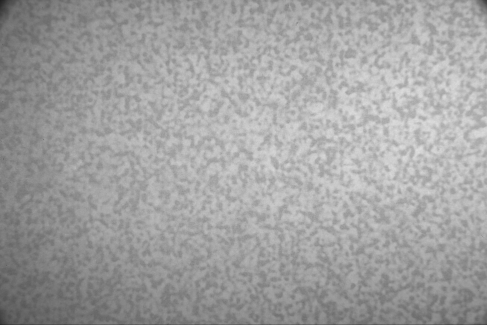
#> input picture varify/Sample7/2.tif, 487 x 325 px, found by its file name; its folder holds only this picture in this run
$ python add_midhaze.py
#> lines starting #> are read from the running program, lines starting #| are printed output that depends on the picture
import cv2, math
import numpy as np
import random
import os
def demo(img_path):
    # 图片地址和名称，默认是同一层文件地址，如有需要可更改。

    img = cv2.imread(img_path)
    img_f = img / 255.0 # 归一化
    if len(img.shape)==3:
        (row, col, chs) = img.shape
    else:
        (row, col) = img.shape
    A = 0.5  # 亮度
    beta = 0.08  # 雾的浓度
    #beta = betaa[random.randint(0,len(betaa)-1)] # 随机初始化雾的浓度
    size = math.sqrt(max(row, col))  # 雾化尺寸，可根据自己的条件进行调节，一般的范围在中心点位置但不是很大，可自己手动设置参数
    # size = 40 # 这是我自己设置的参数，效果很不错
    center = (row // 2, col // 2)  # 雾化中心 就是图片的中心
    for j in range(row):
        for l in range(col):
            d = -0.04 * math.sqrt((j - center[0]) ** 2 + (l - center[1]) ** 2) + size
            td = math.exp(-beta * d)
            img_f[j][l][:] = img_f[j][l][:] * td + A * (1 - td) # 标准光学模型，图片的RGB三通道进行加雾
    #cv2.imwrite('./essay/0.png', img_f*255) # 图片生成名字，切记务必要回复图片 *255，否则生成图片错误，可以尝试
    #cv2.imshow("src", img)
    #cv2.imshow("dst", img_f) # 显示图片
    return img_f
def demo1(img_path):
    # 图片地址和名称，默认是同一层文件地址，如有需要可更改。

#> called with img_path = './essay/varify/Sample7/2.tif'
    img = cv2.imread(img_path)
#> img is the input picture: shape (325, 487, 3); min 33, max 223, mean 161
    img_f = img / 255.0 # 归一化
    if len(img.shape)==3:
        (row, col, chs) = img.shape
#> row = 325; col = 487; chs = 3
    else:
        (row, col) = img.shape
    #A = 0.5  # 亮度
    beta = 0.5  # 雾的浓度
    #beta = betaa[random.randint(0,len(betaa)-1)] # 随机初始化雾的浓度
    size = math.sqrt(max(row, col))
#> size = 22.07
    size=0  # 雾化尺寸，可根据自己的条件进行调节，一般的范围在中心点位置但不是很大，可自己手动设置参数
    # size = 40 # 这是我自己设置的参数，效果很不错
    center = (row // 2, col // 2)  # 雾化中心 就是图片的中心
#> center = (162, 243)
    for j in range(row):
        for l in range(col):
            d = -0.004 * math.sqrt((j - center[0]) ** 2 + (l - center[1]) ** 2) + size
            td = beta
            A=0.3*math.exp(-beta * d)
            #print(A)
            img_f[j][l][:] = img_f[j][l][:] * td + A * (1 - td) # 标准光学模型，图片的RGB三通道进行加雾
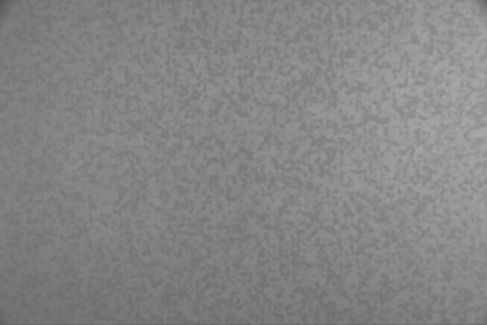
#> img_f: shape (325, 487, 3) float64; min 0.334, max 0.67, mean 0.523
    #cv2.imwrite('./essay/0.png', img_f*255) # 图片生成名字，切记务必要回复图片 *255，否则生成图片错误，可以尝试
    #cv2.imshow("src", img)
    #cv2.imshow("dst", img_f) # 显示图片
    return img_f
if __name__ == '__main__':

    from tqdm import tqdm
    path='./essay/varify/Sample7'
    path1='./essay/varify/haze'
    mode='mid'

    if os.path.exists(os.path.join(path1,mode))==False:
        os.mkdir(os.path.join(path1,mode))
    for i in tqdm(os.listdir(path)):
        #img=load_img(os.path.join(path,i))
        img=demo1(os.path.join(path,i))
        if 'tif' not in i:
            cv2.imwrite(os.path.join(path1,mode,i),img*255)
        else:
            cv2.imwrite(os.path.join(path1,mode,os.path.splitext(i)[0] + '.bmp'),img*255)
